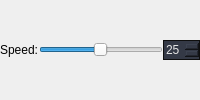
        <widget class="QWidget" name="page_10">
         <layout class="QHBoxLayout" name="horizontalLayout_13">
          <property name="spacing">
           <number>0</number>
          </property>
          <property name="leftMargin">
           <number>0</number>
          </property>
          <property name="topMargin">
           <number>0</number>
          </property>
          <property name="rightMargin">
           <number>0</number>
          </property>
          <property name="bottomMargin">
           <number>0</number>
          </property>
          <item>
           <widget class="QLabel" name="label_20">
            <property name="text">
             <string>Speed:</string>
            </property>
           </widget>
          </item>
          <item>
           <widget class="QSlider" name="slSpeed">
            <property name="mouseTracking">
             <bool>true</bool>
            </property>
            <property name="minimum">
             <number>1</number>
            </property>
            <property name="maximum">
             <number>60</number>
            </property>
            <property name="pageStep">
             <number>1</number>
            </property>
            <property name="value">
             <number>30</number>
            </property>
            <property name="orientation">
             <enum>Qt::Horizontal</enum>
            </property>
           </widget>
          </item>
          <item>
           <widget class="QSpinBox" name="sbSWSpeed">
            <property name="minimumSize">
             <size>
              <width>0</width>
              <height>20</height>
             </size>
            </property>
            <property name="maximumSize">
             <size>
              <width>16777215</width>
              <height>20</height>
             </size>
            </property>
            <property name="styleSheet">
             <string notr="true">QWidget { 
  background: #343946;
border: 1px solid #0e0e0e;
color: #E5E5E5;
}
</string>
            </property>
            <property name="frame">
             <bool>true</bool>
            </property>
            <property name="minimum">
             <number>1</number>
            </property>
            <property name="maximum">
             <number>60</number>
            </property>
            <property name="value">
             <number>25</number>
            </property>
           </widget>
          </item>
         </layout>
        </widget>
